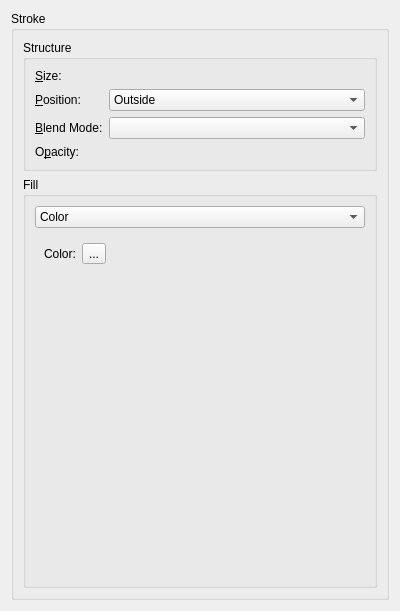
<?xml version="1.0" encoding="UTF-8"?>
<ui version="4.0">
 <class>WdgStroke</class>
 <widget class="QWidget" name="WdgStroke">
  <property name="geometry">
   <rect>
    <x>0</x>
    <y>0</y>
    <width>400</width>
    <height>601</height>
   </rect>
  </property>
  <property name="windowTitle">
   <string>Form</string>
  </property>
  <layout class="QGridLayout" name="gridLayout">
   <item row="0" column="0">
    <widget class="QGroupBox" name="groupBox">
     <property name="title">
      <string>Stroke</string>
     </property>
     <layout class="QGridLayout" name="gridLayout_2">
      <item row="0" column="0">
       <widget class="QGroupBox" name="groupBox_2">
        <property name="title">
         <string>Structure</string>
        </property>
        <layout class="QFormLayout" name="formLayout">
         <item row="0" column="0">
          <widget class="QLabel" name="label">
           <property name="text">
            <string>&amp;Size:</string>
           </property>
           <property name="buddy">
            <cstring>intSize</cstring>
           </property>
          </widget>
         </item>
         <item row="0" column="1">
          <widget class="KisSliderSpinBox" name="intSize" native="true"/>
         </item>
         <item row="1" column="0">
          <widget class="QLabel" name="label_2">
           <property name="text">
            <string>&amp;Position:</string>
           </property>
           <property name="buddy">
            <cstring>cmbPosition</cstring>
           </property>
          </widget>
         </item>
         <item row="1" column="1">
          <widget class="QComboBox" name="cmbPosition">
           <item>
            <property name="text">
             <string>Outside</string>
            </property>
           </item>
           <item>
            <property name="text">
             <string>Inside</string>
            </property>
           </item>
           <item>
            <property name="text">
             <string>Center</string>
            </property>
           </item>
          </widget>
         </item>
         <item row="2" column="0">
          <widget class="QLabel" name="label_3">
           <property name="text">
            <string>&amp;Blend Mode:</string>
           </property>
           <property name="buddy">
            <cstring>cmbBlendMode</cstring>
           </property>
          </widget>
         </item>
         <item row="2" column="1">
          <widget class="KisCompositeOpComboBox" name="cmbBlendMode"/>
         </item>
         <item row="3" column="0">
          <widget class="QLabel" name="label_4">
           <property name="text">
            <string>O&amp;pacity:</string>
           </property>
           <property name="buddy">
            <cstring>intOpacity</cstring>
           </property>
          </widget>
         </item>
         <item row="3" column="1">
          <widget class="KisSliderSpinBox" name="intOpacity" native="true"/>
         </item>
        </layout>
       </widget>
      </item>
      <item row="1" column="0">
       <widget class="QGroupBox" name="groupBox_3">
        <property name="title">
         <string>Fill</string>
        </property>
        <layout class="QVBoxLayout" name="verticalLayout">
         <item>
          <widget class="QComboBox" name="cmbFillType">
           <item>
            <property name="text">
             <string>Color</string>
            </property>
           </item>
           <item>
            <property name="text">
             <string>Gradient</string>
            </property>
           </item>
           <item>
            <property name="text">
             <string>Pattern</string>
            </property>
           </item>
          </widget>
         </item>
         <item>
          <widget class="QStackedWidget" name="fillStack">
           <property name="currentIndex">
            <number>0</number>
           </property>
           <widget class="QWidget" name="page_3">
            <layout class="QFormLayout" name="formLayout_2">
             <item row="0" column="0">
              <widget class="QLabel" name="label_5">
               <property name="text">
                <string>Color:</string>
               </property>
              </widget>
             </item>
             <item row="0" column="1">
              <widget class="KoColorPopupButton" name="toolButton">
               <property name="text">
                <string>...</string>
               </property>
              </widget>
             </item>
            </layout>
           </widget>
           <widget class="QWidget" name="page_4">
            <layout class="QFormLayout" name="formLayout_3">
             <item row="0" column="0">
              <widget class="QLabel" name="label_7">
               <property name="text">
                <string>Gradient:</string>
               </property>
               <property name="buddy">
                <cstring>cmbGradient</cstring>
               </property>
              </widget>
             </item>
             <item row="0" column="1">
              <layout class="QHBoxLayout" name="horizontalLayout_3">
               <item>
                <widget class="QComboBox" name="cmbGradient"/>
               </item>
               <item>
                <widget class="QCheckBox" name="chkReverse">
                 <property name="text">
                  <string>&amp;Reverse</string>
                 </property>
                </widget>
               </item>
              </layout>
             </item>
             <item row="1" column="0">
              <widget class="QLabel" name="label_6">
               <property name="text">
                <string>St&amp;yle:</string>
               </property>
               <property name="buddy">
                <cstring>cmbStyle</cstring>
               </property>
              </widget>
             </item>
             <item row="1" column="1">
              <layout class="QHBoxLayout" name="horizontalLayout_4">
               <item>
                <widget class="QComboBox" name="cmbStyle"/>
               </item>
               <item>
                <widget class="QCheckBox" name="chkAlignWithLayer">
                 <property name="text">
                  <string>Ali&amp;gn with Layer</string>
                 </property>
                </widget>
               </item>
              </layout>
             </item>
             <item row="2" column="0">
              <widget class="QLabel" name="label_9">
               <property name="text">
                <string>&amp;Angle:</string>
               </property>
               <property name="buddy">
                <cstring>dialAngle</cstring>
               </property>
              </widget>
             </item>
             <item row="2" column="1">
              <layout class="QHBoxLayout" name="horizontalLayout_2">
               <item>
                <widget class="QDial" name="dialAngle">
                 <property name="toolTip">
                  <string>Set the angle of the light source</string>
                 </property>
                 <property name="minimum">
                  <number>-179</number>
                 </property>
                 <property name="maximum">
                  <number>180</number>
                 </property>
                </widget>
               </item>
               <item>
                <widget class="QSpinBox" name="intAngle_2">
                 <property name="minimum">
                  <number>-179</number>
                 </property>
                 <property name="maximum">
                  <number>180</number>
                 </property>
                </widget>
               </item>
              </layout>
             </item>
             <item row="3" column="0">
              <widget class="QLabel" name="label_8">
               <property name="text">
                <string>S&amp;cale:</string>
               </property>
               <property name="buddy">
                <cstring>intScale</cstring>
               </property>
              </widget>
             </item>
             <item row="3" column="1">
              <widget class="KisSliderSpinBox" name="intScale" native="true">
               <property name="toolTip">
                <string>Set size of gradation</string>
               </property>
              </widget>
             </item>
            </layout>
           </widget>
           <widget class="QWidget" name="page_2">
            <layout class="QFormLayout" name="formLayout_4">
             <item row="0" column="0">
              <widget class="QLabel" name="label_11">
               <property name="text">
                <string>Pattern:</string>
               </property>
              </widget>
             </item>
             <item row="0" column="1">
              <layout class="QVBoxLayout" name="verticalLayout_2">
               <item>
                <widget class="KoPatternChooser" name="patternChooser">
                 <property name="sizePolicy">
                  <sizepolicy hsizetype="Expanding" vsizetype="Expanding">
                   <horstretch>0</horstretch>
                   <verstretch>0</verstretch>
                  </sizepolicy>
                 </property>
                 <property name="minimumSize">
                  <size>
                   <width>250</width>
                   <height>250</height>
                  </size>
                 </property>
                 <property name="frameShape">
                  <enum>QFrame::StyledPanel</enum>
                 </property>
                 <property name="frameShadow">
                  <enum>QFrame::Raised</enum>
                 </property>
                </widget>
               </item>
               <item>
                <widget class="QPushButton" name="bnSnapToOrigin">
                 <property name="text">
                  <string>Sn&amp;ap to Origin</string>
                 </property>
                </widget>
               </item>
              </layout>
             </item>
             <item row="1" column="0">
              <widget class="QLabel" name="label_10">
               <property name="text">
                <string>S&amp;cale:</string>
               </property>
               <property name="buddy">
                <cstring>intScale</cstring>
               </property>
              </widget>
             </item>
             <item row="1" column="1">
              <widget class="KisSliderSpinBox" name="intScale_2" native="true">
               <property name="toolTip">
                <string>Set size of gradation</string>
               </property>
              </widget>
             </item>
             <item row="2" column="1">
              <widget class="QCheckBox" name="chkLinkWithLayer">
               <property name="text">
                <string>Lin&amp;k with Layer</string>
               </property>
              </widget>
             </item>
            </layout>
           </widget>
          </widget>
         </item>
        </layout>
       </widget>
      </item>
     </layout>
    </widget>
   </item>
  </layout>
 </widget>
 <customwidgets>
  <customwidget>
   <class>KisCompositeOpComboBox</class>
   <extends>QComboBox</extends>
   <header location="global">kis_cmb_composite.h</header>
  </customwidget>
  <customwidget>
   <class>KisSliderSpinBox</class>
   <extends>QWidget</extends>
   <header location="global">kis_slider_spin_box.h</header>
   <container>1</container>
  </customwidget>
  <customwidget>
   <class>KoColorPopupButton</class>
   <extends>QToolButton</extends>
   <header location="global">KoColorPopupButton.h</header>
  </customwidget>
  <customwidget>
   <class>KoPatternChooser</class>
   <extends>QFrame</extends>
   <header location="global">kis_pattern_chooser.h</header>
   <container>1</container>
  </customwidget>
 </customwidgets>
 <resources/>
 <connections>
  <connection>
   <sender>cmbFillType</sender>
   <signal>activated(int)</signal>
   <receiver>fillStack</receiver>
   <slot>setCurrentIndex(int)</slot>
   <hints>
    <hint type="sourcelabel">
     <x>196</x>
     <y>269</y>
    </hint>
    <hint type="destinationlabel">
     <x>188</x>
     <y>337</y>
    </hint>
   </hints>
  </connection>
 </connections>
</ui>
